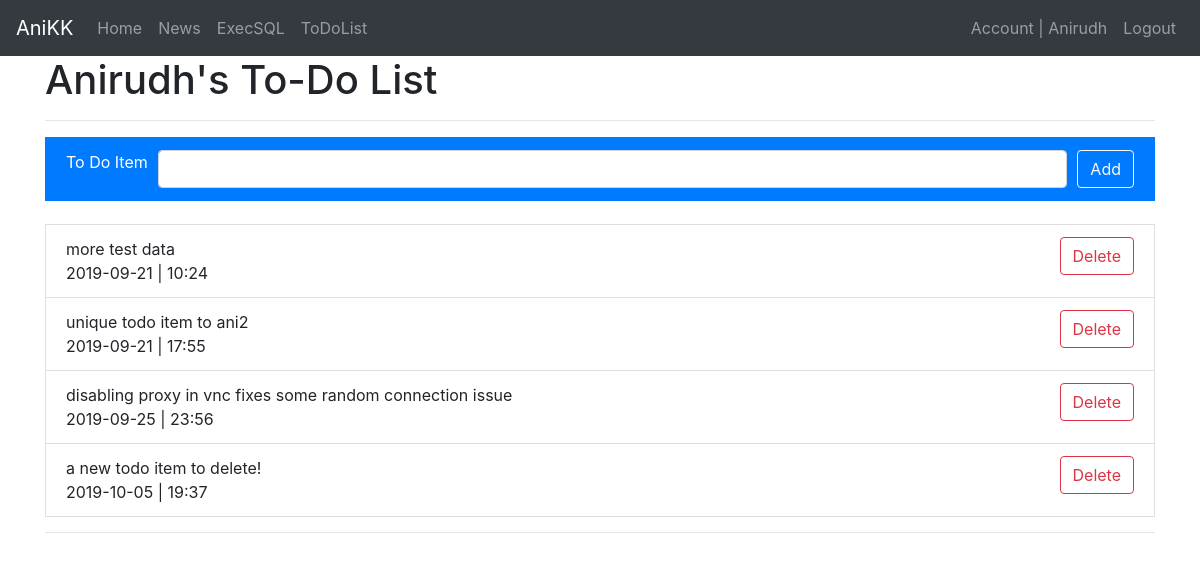
Before: /todo (signed in) with the older database file.
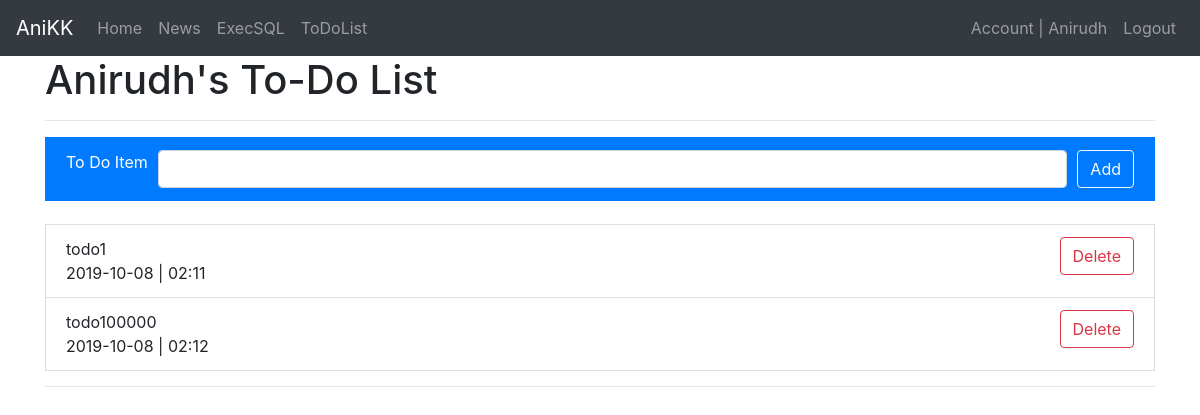
After: the same page with the newer database file.
### app.py (models this page shows, shortened)
class User(dba.Model, UserMixin):
    id = dba.Column(dba.Integer, primary_key=True)
    username = dba.Column(dba.String(20), unique=True, nullable=False)
    password = dba.Column(dba.String(60), nullable=False)
    email = dba.Column(dba.String(120), nullable=True)
    things_to_do = dba.relationship('todolist', backref='owner', lazy=True)
    image = dba.relationship('Images', backref='owner', lazy=True)

class todolist(dba.Model):
    id = dba.Column(dba.Integer, primary_key=True)
    thingtodo = dba.Column(dba.String(50), nullable=False)
    created = dba.Column(dba.DateTime, nullable=False, default=datetime.now)
    user_id = dba.Column(dba.Integer, dba.ForeignKey('user.id'), nullable=False)

### app.py (the view)
@app.route('/todo', methods=['GET', 'POST'])
@login_required
def todo():
    form = AddToDoForm()
    if request.method == 'POST':
        new_todo = todolist(thingtodo=form.thingtodo.data, user_id=current_user.id)
        dba.session.add(new_todo)
        dba.session.commit()
        flash('To Do List updated!', 'success')
        return redirect(url_for('todo'))
    todo_list = current_user.things_to_do
    return render_template('todo.html',
                            title=current_user.username +"'s To-Do List",
                            todo_list=todo_list, form=form)

### app.py (shortened to what this page needs)
class AddToDoForm(FlaskForm):
    thingtodo = StringField('To Do Item',
                            validators=[DataRequired()])
    submit = SubmitField('Add')

### app.py (called while the page is built)
@login_manager.user_loader
def load_user(user_id):
    return User.query.get(int(user_id))

### templates/todo.html (shortened to what this page needs)
{% extends 'base.html' %}
{% block content %}
<hr>
<div class="list-group-item active">
    <form action="" method="POST">
                <div class="form-row">
                    <div class="col-auto">
                        {{ form.thingtodo.label(class="form-control-label") }}
                    </div>
                    <div class="col">
                            {{ form.thingtodo(class="form-control") }}
                    </div>
                    <div class="col-auto">
                        {{ form.submit(class="btn btn-outline-light form-control") }}
                    </div>
                </div>
        </form>
</div>
<br>
{% if todo_list %}
        {% for i in todo_list %}
            <li class="clearfix list-group-item">
                <span class="float-left">
                    {{ i.thingtodo }}
                    <br>
                    {{ i.created.date() }} | {{ i.created.strftime("%H:%M") }}
                </span>
                <span class="float-right">
                    <button class="btn btn-outline-danger"data-toggle="modal" data-target="#deleteModal{{ i.id }}">
                        Delete
                    </button>
                </span>
            </li>
        {% endfor %}
    <hr>
{% else %}
    <div>There is nothing on your To Do List</div>
{% endif %}
{% endblock content %}

### templates/base.html (shortened to what this page needs)
<!DOCTYPE html>
<html lang="en">
<head>
    <link rel="stylesheet" href="https://stackpath.bootstrapcdn.com/bootstrap/4.3.1/css/bootstrap.min.css">
    {% if request.endpoint == 'index' %}
        <link rel="stylesheet" href="{{ url_for('static', filename='index.css') }}" >
    {% else %}
        <link rel="stylesheet" href="{{ url_for('static', filename='main.css') }}" >
    {% endif %}
</head>
<body>
    <nav class="navbar navbar-expand navbar-dark bg-dark fixed-top">
        <a class="navbar-brand" href="#">AniKK</a>
        <div class="collapse navbar-collapse" id="navbarNav">
                <div class="navbar-nav">
                  <a class="nav-item nav-link" href="{{url_for('index')}}">Home</a>
                  <a class="nav-item nav-link" href="{{url_for('getnews', in_type='all_articles')}}">News</a>
                  {% if current_user.username == 'Anirudh' %}
                  <a class="nav-item nav-link" href="{{url_for('sql_input')}}">ExecSQL</a>
                  {% endif %}
                  <a class="nav-item nav-link" href="{{url_for('todo')}}">ToDoList</a>
                </div>
              </div>
              <div class="navbar-nav">
                {% if current_user.is_authenticated %}
                    <a class="nav-item nav-link" href="{{url_for('account')}}">Account | {{ current_user.username }}</a>
                    <a class="nav-item nav-link" href="{{url_for('logout')}}">Logout</a>
                {% else %}
                    <a class="nav-item nav-link" href="{{url_for('login')}}">Login</a>
                    <a class="nav-item nav-link" href="{{url_for('register')}}">Register</a>
                {% endif %}
              </div>
    </nav>
    <div class="background-container">
    <div class="container">
            {% if title %}
                <h1>{{ title }}</h1>
            {% endif %}
            {% block content %}{% endblock content%}
        </div>
    </div>
</body>
</html>

Changed rows visible on the page:
removed todolist: thingtodo "more test data", created "2019-09-21", created "10:24"
removed todolist: thingtodo "unique todo item to ani2", created "2019-09-21", created "17:55"
removed todolist: thingtodo "disabling proxy in vnc fixes some random connection issue", created "2019-09-25", created "23:56"
removed todolist: thingtodo "a new todo item to delete!", created "2019-10-05", created "19:37"
added todolist: thingtodo "todo1", created "2019-10-08", created "02:11"
added todolist: thingtodo "todo100000", created "2019-10-08", created "02:12"
